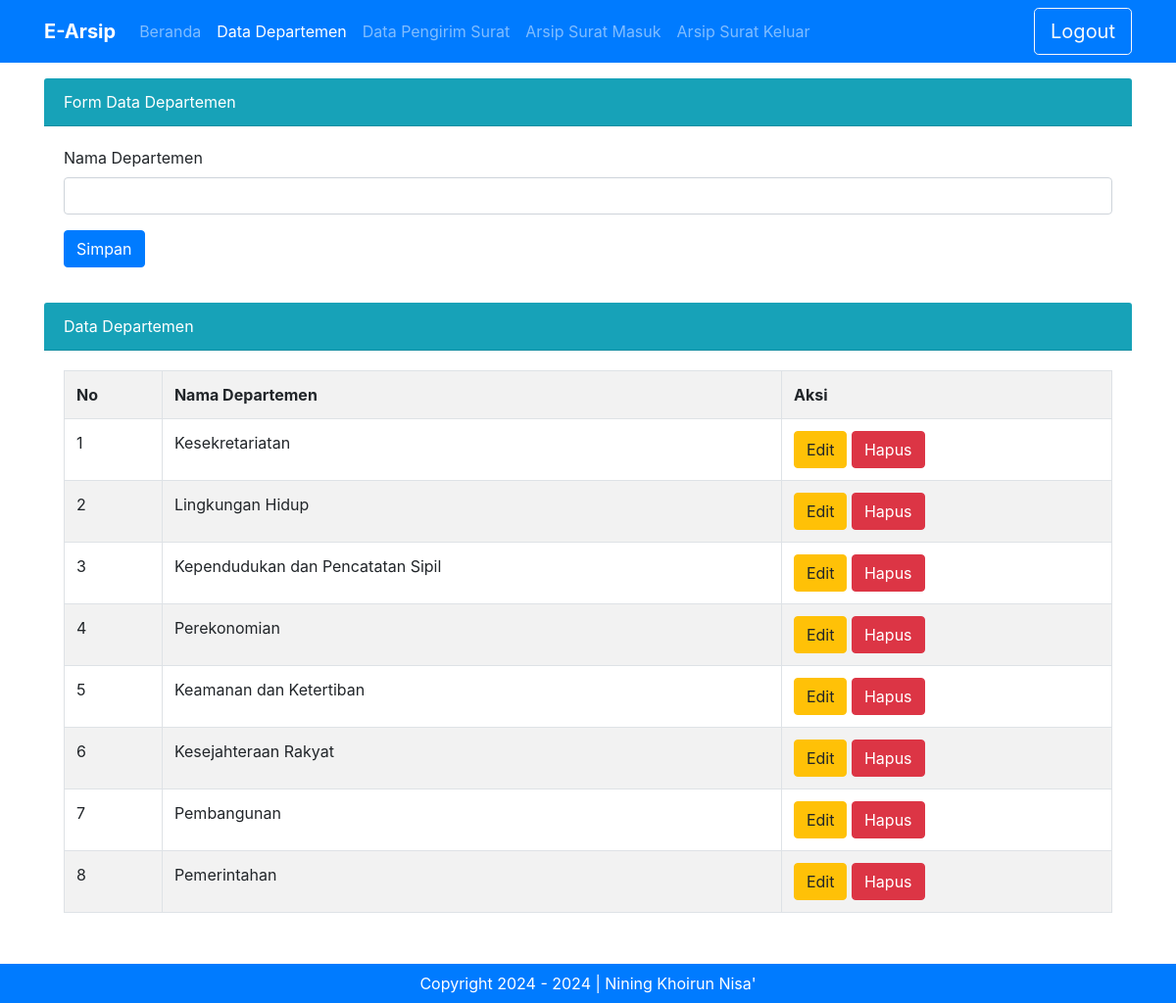
/admin.php?halaman=departemen, run on the app's committed database.
### tables this page shows
CREATE TABLE `tbl_departemen` (
  `id_departemen` int(11) NOT NULL,
  `nama_departemen` varchar(50) NOT NULL
);

### admin.php (called while the page is built, shortened)
<?php include "template/header.php"; ?>
<?php include "content.php"; ?>
<?php include "template/footer.php"; ?>

### modul/departemen/departemen.php (the view, shortened to what this page needs)
<div class="container mt-3">
  <div class="card-header bg-info text-white">
    Form Data Departemen
  </div>
  <div class="card-body">
    <form method="post" action="">
    <div class="form-group">
        <label for="nama_departemen">Nama Departemen</label>
        <input type="text" class="form-control" id="nama_departemen" name="nama_departemen" value="<?=@$vnama_departemen?>" required>
    </div>
    <button type="submit" name="bsimpan" class="btn btn-primary">Simpan</button>
    </form>
  </div>
</div>
<div class="container mt-3">
  <div class="card-header bg-info text-white">
    Data Departemen
  </div>
  <div class="card-body">
    <table class="table table-bordered table-hovered table-striped">
        <tr>
            <th>No</th>
            <th>Nama Departemen</th>
            <th>Aksi</th>
        </tr>
        <?php
           $tampil = mysqli_query($koneksi, "SELECT * FROM tbl_departemen order by id_departemen desc");
           $no=1;
           while($data = mysqli_fetch_array($tampil)):
        ?>
        <tr>
            <td><?=$no++?></td>
            <td><?=$data['nama_departemen']?></td>
            <td>
                <a href="?halaman=departemen&hal=edit&id=<?=$data['id_departemen']?>" class="btn btn-warning">Edit</a>
                <a href="?halaman=departemen&hal=hapus&id=<?=$data['id_departemen']?>" class="btn btn-danger"
                  onclick="return confirm('Apakah anda yakin ingin menghapus data ini?')">Hapus</a>
            </td>
        </tr>
    <?php endwhile; ?>
    </table>
  </div>
</div>

### data on the page
tbl_departemen: nama_departemen "Kesekretariatan"
tbl_departemen: nama_departemen "Lingkungan Hidup"
tbl_departemen: nama_departemen "Kependudukan dan Pencatatan Sipil"
tbl_departemen: nama_departemen "Perekonomian"
tbl_departemen: nama_departemen "Keamanan dan Ketertiban"
tbl_departemen: nama_departemen "Kesejahteraan Rakyat"
tbl_departemen: nama_departemen "Pembangunan"
tbl_departemen: nama_departemen "Pemerintahan"
